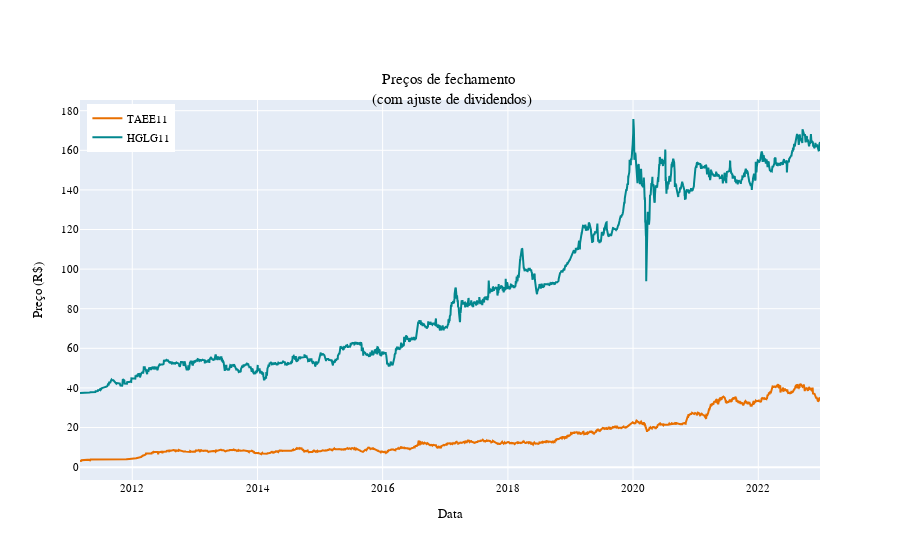

Notebook cell for this chart:
### Code cell
fig = go.Figure()
fig.add_trace(
    go.Scatter(
        x=taee11_precos["data"],
        y=taee11_precos["preco_aj"],
        mode="lines",
        name="TAEE11",
        line=dict(color="#e86f00"),
    )
)
fig.add_trace(
    go.Scatter(
        x=hglg11_precos["data"],
        y=hglg11_precos["preco_aj"],
        mode="lines",
        name="HGLG11",
        line=dict(color="#02878e"),
        
    )
)
fig.update_layout(
    font=dict(family="Fira Code", size=11, color="black"),
    title="Preços de fechamento <br> (com ajuste de dividendos)",
    title_x=0.5,
    title_y=0.85,
    xaxis_title="Data",
    yaxis_title="Preço (R$)",
    legend=dict(yanchor="top", y=0.99, xanchor="left", x=0.01),
)
fig.show()

### Figure 1 — Plotly figure (JSON) as saved in the notebook; plotly's stock layout.template omitted (floating-point values rounded to 4 significant figures; data arrays with more than 128 entries replaced by an {"elided": "..."} marker saying what was removed)
{"data": [{"line": {"color": "#e86f00"}, "mode": "lines", "name": "TAEE11", "type": "scatter", "x": {"elided": "2935 str values"}, "y": {"elided": "2935 float values"}}, {"line": {"color": "#02878e"}, "mode": "lines", "name": "HGLG11", "type": "scatter", "x": {"elided": "2784 str values"}, "y": {"elided": "2784 float values"}}], "layout": {"font": {"color": "black", "family": "Fira Code", "size": 11}, "legend": {"x": 0.01, "xanchor": "left", "y": 0.99, "yanchor": "top"}, "title": {"text": "Preços de fechamento <br> (com ajuste de dividendos)", "x": 0.5, "y": 0.85}, "xaxis": {"title": {"text": "Data"}}, "yaxis": {"title": {"text": "Preço (R$)"}}}}
